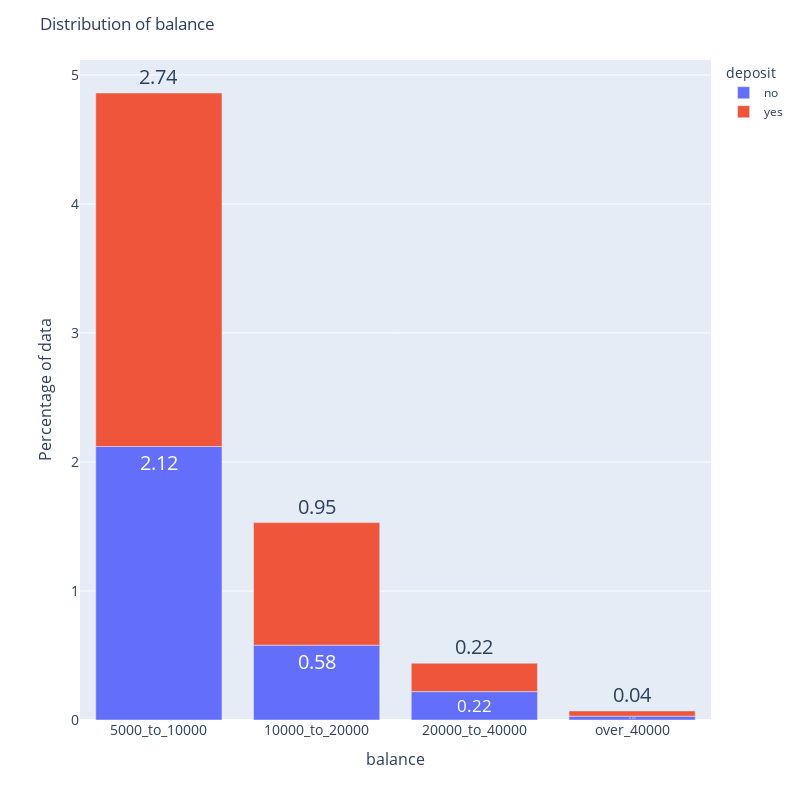

This figure's notebook cell:
### Code cell
data['balance_range'] = pd.cut(data['balance'], bins=[5000,10000,20000,40000, np.inf], labels=['5000_to_10000','10000_to_20000','20000_to_40000','over_40000']) 
aux = data.groupby(['balance_range','deposit']).count()
aux['value'] = round(aux.iloc[:,0]*100/data.shape[0],2).to_frame()
aux.reset_index(inplace=True)
fig = px.bar(aux, x='balance_range', y = 'value', color='deposit', height=800,width=800,text = 'value')
fig.update_traces(textfont_size=20, textangle=0, textposition="outside")
fig.update_layout(title_text = "Distribution of balance", 
                       yaxis = dict(title='Percentage of data',titlefont_size=16,tickfont_size=14),
                       xaxis = dict(title='balance',titlefont_size=16,tickfont_size=14))
fig.update_layout(xaxis={'categoryorder':'total descending'})
fig.show()

### Figure 1 — Plotly figure (JSON) as saved in the notebook; plotly's stock layout.template omitted (floating-point values rounded to 4 significant figures)
{"data": [{"alignmentgroup": "True", "hovertemplate": "deposit=no<br>balance_range=%{x}<br>value=%{text}<extra></extra>", "legendgroup": "no", "marker": {"color": "#636efa", "pattern": {"shape": ""}}, "name": "no", "offsetgroup": "no", "orientation": "v", "showlegend": true, "text": [2.12, 0.58, 0.22, 0.03], "textangle": 0, "textfont": {"size": 20}, "textposition": "outside", "type": "bar", "x": ["5000_to_10000", "10000_to_20000", "20000_to_40000", "over_40000"], "xaxis": "x", "y": [2.12, 0.58, 0.22, 0.03], "yaxis": "y"}, {"alignmentgroup": "True", "hovertemplate": "deposit=yes<br>balance_range=%{x}<br>value=%{text}<extra></extra>", "legendgroup": "yes", "marker": {"color": "#EF553B", "pattern": {"shape": ""}}, "name": "yes", "offsetgroup": "yes", "orientation": "v", "showlegend": true, "text": [2.74, 0.95, 0.22, 0.04], "textangle": 0, "textfont": {"size": 20}, "textposition": "outside", "type": "bar", "x": ["5000_to_10000", "10000_to_20000", "20000_to_40000", "over_40000"], "xaxis": "x", "y": [2.74, 0.95, 0.22, 0.04], "yaxis": "y"}], "layout": {"barmode": "relative", "height": 800, "legend": {"title": {"text": "deposit"}, "tracegroupgap": 0}, "margin": {"t": 60}, "title": {"text": "Distribution of balance"}, "width": 800, "xaxis": {"anchor": "y", "categoryorder": "total descending", "domain": [0, 1], "tickfont": {"size": 14}, "title": {"font": {"size": 16}, "text": "balance"}}, "yaxis": {"anchor": "x", "domain": [0, 1], "tickfont": {"size": 14}, "title": {"font": {"size": 16}, "text": "Percentage of data"}}}}
